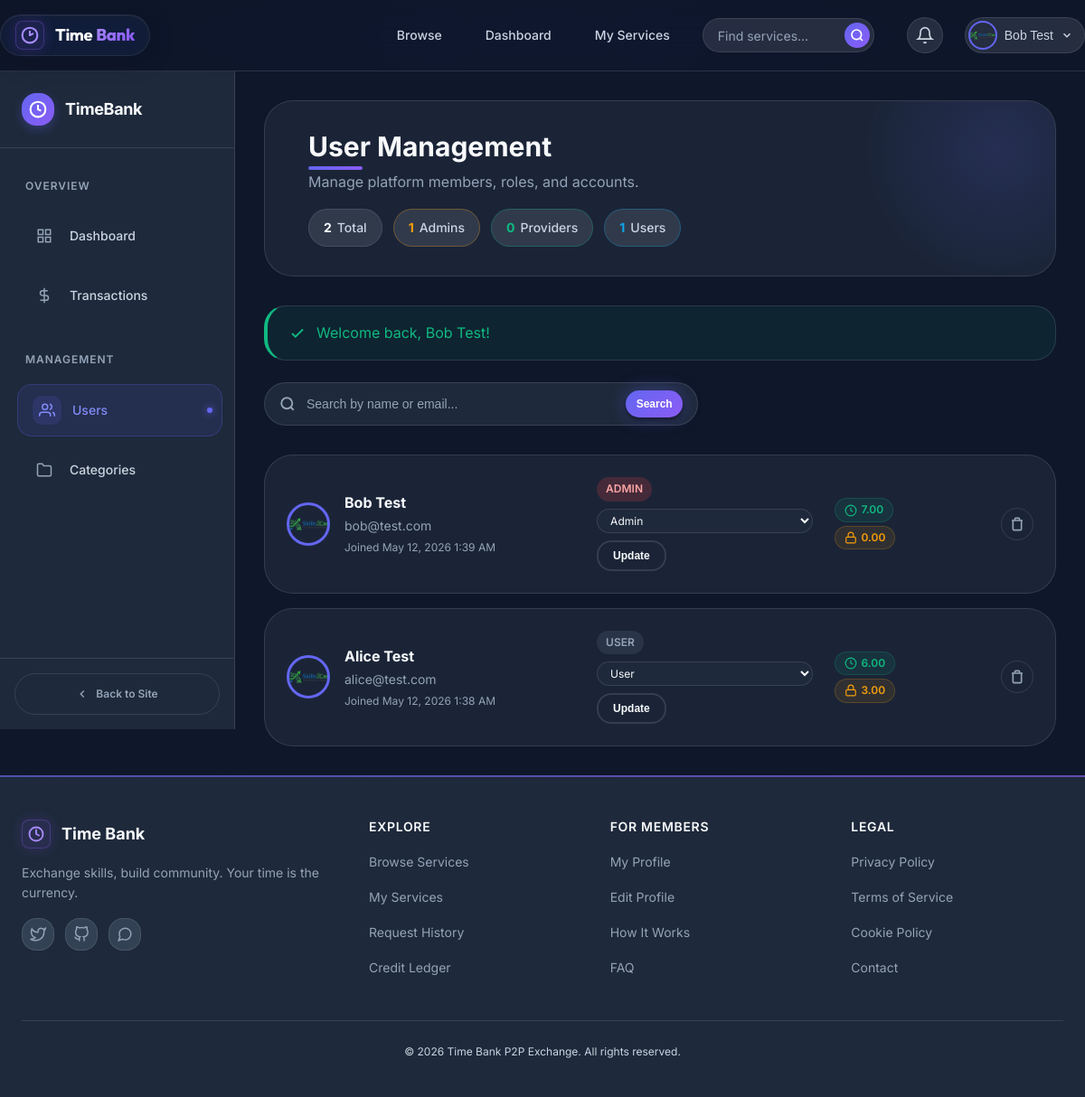
Screenshot of /admin/users.php (signed in) with the database file from the repository.
### tables this page shows
CREATE TABLE `users` (
  `id` int(11) NOT NULL,
  `name` varchar(100) NOT NULL,
  `email` varchar(150) NOT NULL,
  `password` varchar(255) NOT NULL,
  `role` enum('user','provider','admin') DEFAULT 'user',
  `profile_image` varchar(255) DEFAULT 'default-avatar.png',
  `bio` text DEFAULT NULL,
  `skills` text DEFAULT NULL,
  `availability` text DEFAULT NULL,
  `locked_credits` decimal(10,2) DEFAULT 3.00,
  `available_credits` decimal(10,2) DEFAULT 0.00,
  `created_at` timestamp NOT NULL DEFAULT current_timestamp(),
  `updated_at` timestamp NOT NULL DEFAULT current_timestamp() ON UPDATE current_timestamp()
);

### config/functions.php (called while the page is built, shortened)
<?php
function formatCredits($amount) {
    return number_format($amount, 2);
}
function formatDate($date_string) {
    return date('M d, Y g:i A', strtotime($date_string));
}
?>

### admin/users.php (the view, shortened to what this page needs)
<?php
$pdo = getDatabaseConnection();
$success = $_SESSION['success'] ?? '';
$search = trim($_GET['q'] ?? '');
$sql = "SELECT id, name, email, role, locked_credits, available_credits, profile_image, created_at FROM users WHERE 1=1";
$params = [];
$sql .= " ORDER BY created_at DESC LIMIT 100";
$stmt = $pdo->prepare($sql);
$stmt->execute($params);
$users = $stmt->fetchAll();
$stats = ['total' => 0, 'admin' => 0, 'provider' => 0, 'user' => 0];
$statStmt = $pdo->query("SELECT role, COUNT(*) FROM users GROUP BY role");
foreach ($statStmt->fetchAll(PDO::FETCH_KEY_PAIR) as $role => $count) {
    $stats['total'] += $count;
    if (isset($stats[$role])) $stats[$role] = $count;
}
$roleColors = ['admin' => 'role-admin', 'provider' => 'role-provider', 'user' => 'role-user'];
$roleLabels = ['admin' => 'Admin', 'provider' => 'Provider', 'user' => 'User'];
include __DIR__ . '/../includes/header.php';
?>
<div class="admin-layout">
    <?php include __DIR__ . '/../includes/sidebar.php'; ?>
    <main class="admin-content">
        <div class="admin-page-header">
            <div class="admin-page-header-glow"></div>
            <div class="admin-page-header-inner">
                <div>
                    <h2 style="margin-bottom: var(--spacing-xs);">User Management</h2>
                    <p class="text-muted" style="margin:0;">Manage platform members, roles, and accounts.</p>
                </div>
                <div class="req-header-stats">
                    <span class="req-stat-pill"><span><?php echo number_format($stats['total']); ?></span> Total</span>
                    <span class="req-stat-pill req-pill-warn"><span><?php echo $stats['admin']; ?></span> Admins</span>
                    <span class="req-stat-pill req-pill-success"><span><?php echo $stats['provider']; ?></span> Providers</span>
                    <span class="req-stat-pill req-pill-info"><span><?php echo $stats['user']; ?></span> Users</span>
                </div>
            </div>
        </div>
        <?php if ($success): ?>
            <div class="admin-toast toast-success">
                <svg width="18" height="18" viewBox="0 0 24 24" fill="none" stroke="currentColor" stroke-width="2.5"><polyline points="20 6 9 17 4 12"></polyline></svg>
                <span><?php echo htmlspecialchars($success); ?></span>
            </div>
        <?php endif; ?>
        <form method="GET" class="req-toolbar-search" style="margin-bottom: var(--spacing-xl);">
            <svg width="18" height="18" viewBox="0 0 24 24" fill="none" stroke="currentColor" stroke-width="2.5"><circle cx="11" cy="11" r="8"></circle><line x1="21" y1="21" x2="16.65" y2="16.65"></line></svg>
            <input type="text" name="q" placeholder="Search by name or email..." value="<?php echo htmlspecialchars($search); ?>">
            <button type="submit" class="btn btn-sm btn-primary">Search</button>
        </form>
        <?php if (empty($users)): ?>
            <div class="req-empty-state">
                <div class="req-empty-icon">
                    <svg width="48" height="48" viewBox="0 0 24 24" fill="none" stroke="currentColor" stroke-width="1.5"><path d="M17 21v-2a4 4 0 0 0-4-4H5a4 4 0 0 0-4 4v2"></path><circle cx="9" cy="7" r="4"></circle><path d="M23 21v-2a4 4 0 0 0-3-3.87"></path><path d="M16 3.13a4 4 0 0 1 0 7.75"></path></svg>
                </div>
                <h3>No users found</h3>
                <p class="text-muted">No users match your search criteria.</p>
            </div>
        <?php else: ?>
            <div class="user-list">
                <?php foreach ($users as $index => $u):
                    $roleClass = $roleColors[$u['role']] ?? 'role-user';
                ?>
                    <div class="user-card" style="animation-delay: <?php echo 0.03 * $index; ?>s">
                        <div class="user-card-body">
                            <div class="user-info">
                                <img src="<?php echo APP_URL; ?>/uploads/profiles/<?php echo htmlspecialchars($u['profile_image'] ?? 'default-avatar.png'); ?>"
                                     alt=""
                                     class="user-avatar"
                                     onerror="this.src='<?php echo APP_URL; ?>/assets/images/default-avatar.png'">
                                <div class="user-details">
                                    <div class="user-name"><?php echo htmlspecialchars($u['name']); ?></div>
                                    <div class="user-email"><?php echo htmlspecialchars($u['email']); ?></div>
                                    <div class="user-joined">Joined <?php echo formatDate($u['created_at']); ?></div>
                                </div>
                            </div>
                            <div class="user-role-section">
                                <form method="POST" class="user-role-form">
                                    <span class="role-badge <?php echo $roleClass; ?>"><?php echo $roleLabels[$u['role']] ?? ucfirst($u['role']); ?></span>
                                    <select name="role" class="form-control user-role-select">
                                        <?php foreach ($roleLabels as $val => $label): ?>
                                            <option value="<?php echo $val; ?>"<?php echo $u['role'] === $val ? ' selected' : ''; ?>><?php echo $label; ?></option>
                                        <?php endforeach; ?>
                                    </select>
                                    <button type="submit" name="update_role" class="btn btn-sm btn-outline">Update</button>
                                </form>
                            </div>
                            <div class="user-credits">
                                <div class="user-credit-chip credit-available">
                                    <svg width="14" height="14" viewBox="0 0 24 24" fill="none" stroke="currentColor" stroke-width="2"><circle cx="12" cy="12" r="10"></circle><polyline points="12 6 12 12 16 14"></polyline></svg>
                                    <?php echo formatCredits($u['available_credits']); ?>
                                </div>
                                <div class="user-credit-chip credit-locked">
                                    <svg width="14" height="14" viewBox="0 0 24 24" fill="none" stroke="currentColor" stroke-width="2"><rect x="3" y="11" width="18" height="11" rx="2" ry="2"></rect><path d="M7 11V7a5 5 0 0 1 10 0v4"></path></svg>
                                    <?php echo formatCredits($u['locked_credits']); ?>
                                </div>
                            </div>
                            <form method="POST" class="user-delete-form" onsubmit="return confirm('Delete this user permanently?');">
                                <button type="submit" name="delete_user" class="user-delete-btn" title="Delete user">
                                    <svg width="16" height="16" viewBox="0 0 24 24" fill="none" stroke="currentColor" stroke-width="2.5"><polyline points="3 6 5 6 21 6"></polyline><path d="M19 6v14a2 2 0 0 1-2 2H7a2 2 0 0 1-2-2V6m3 0V4a2 2 0 0 1 2-2h4a2 2 0 0 1 2 2v2"></path></svg>
                                </button>
                            </form>
                        </div>
                    </div>
                <?php endforeach; ?>
            </div>
        <?php endif; ?>
    </main>
</div>
<?php include __DIR__ . '/../includes/footer.php'; ?>

### rows the page displays
users: profile_image (placeholder picture), name "Bob Test", email "bob@test.com", created_at "May 12, 2026 1:39 AM", role "ADMIN", role "Admin", available_credits "7.00", locked_credits "0.00"
users: profile_image (placeholder picture), name "Alice Test", email "alice@test.com", created_at "May 12, 2026 1:38 AM", role "USER", role "User", available_credits "6.00", locked_credits "3.00"

### other values shown
$_SESSION['name'] "Bob Test"
$section "OVERVIEW"
$item['label'] "Dashboard"
$item['label'] "Transactions"
$section "MANAGEMENT"
$item['label'] "Users"
$item['label'] "Categories"
$stats['total'] "2"
$stats['admin'] "1"
$stats['provider'] "0"
$stats['user'] "1"
$success "Welcome back, Bob Test!"
APP_NAME "Time Bank P2P Exchange"
